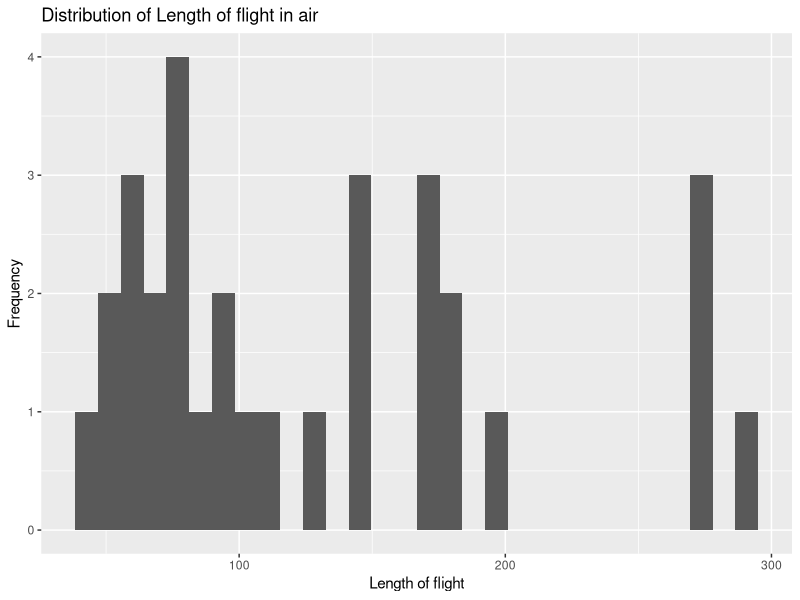
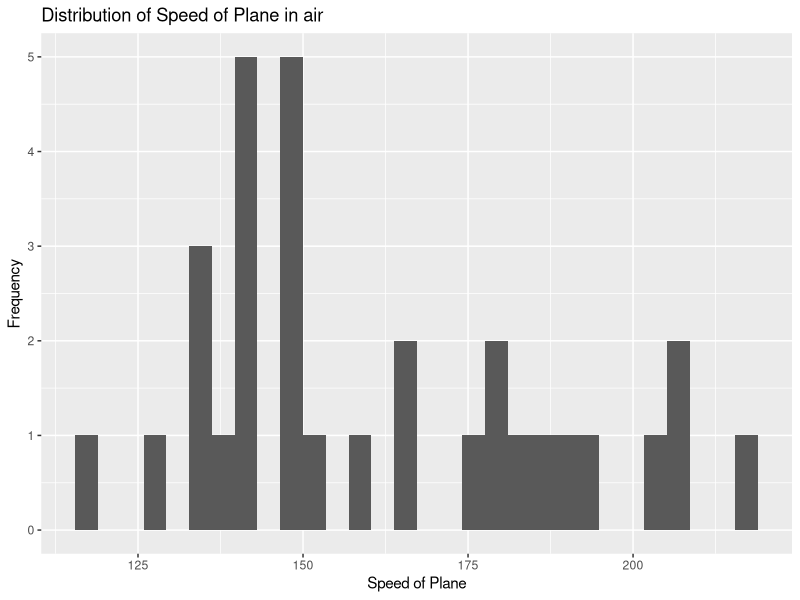
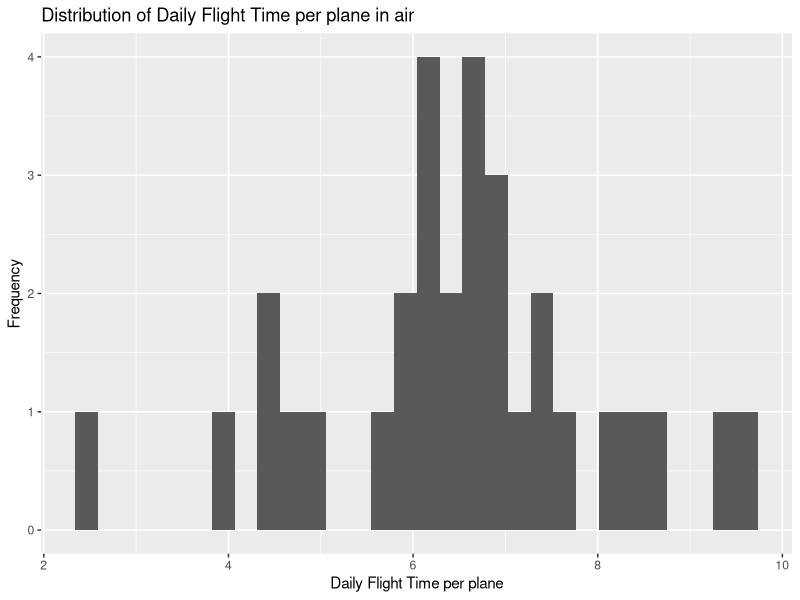
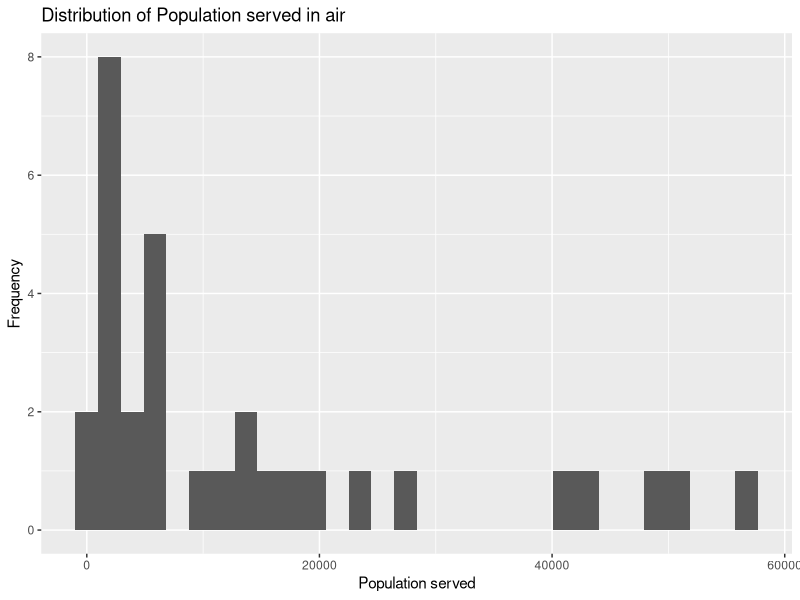
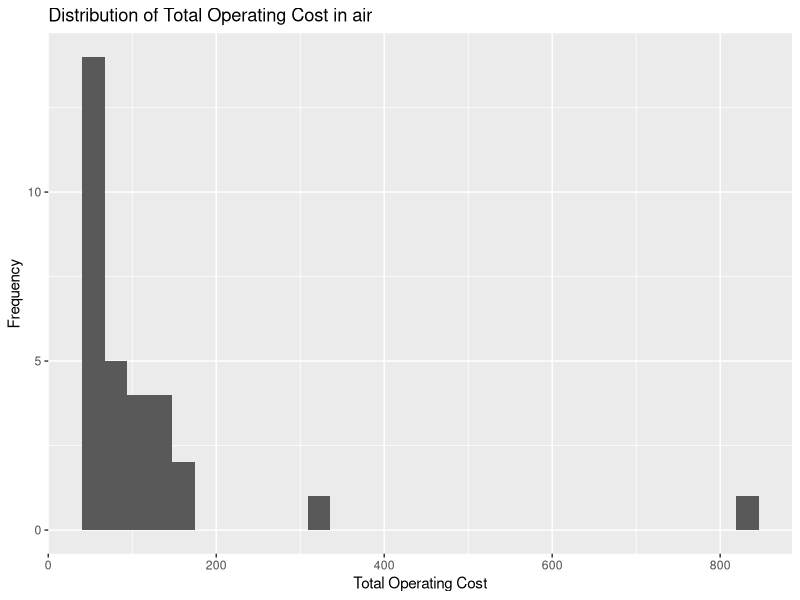
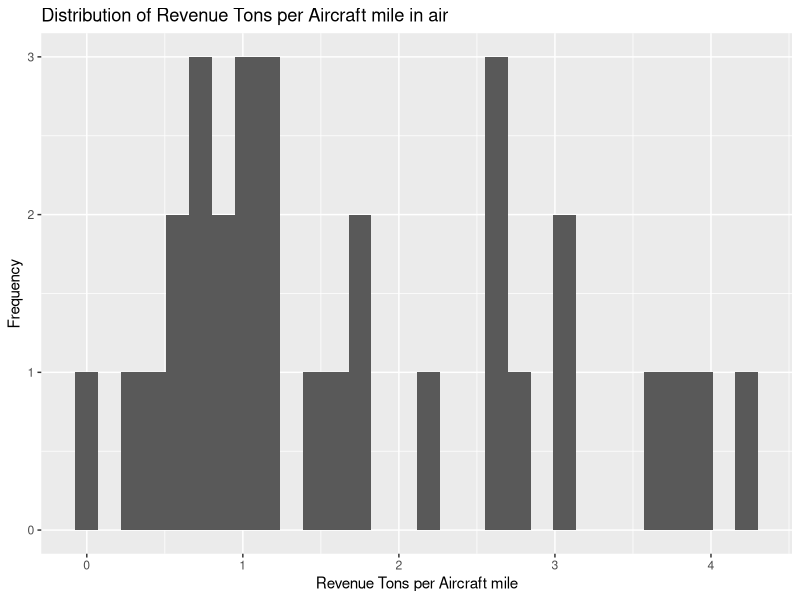
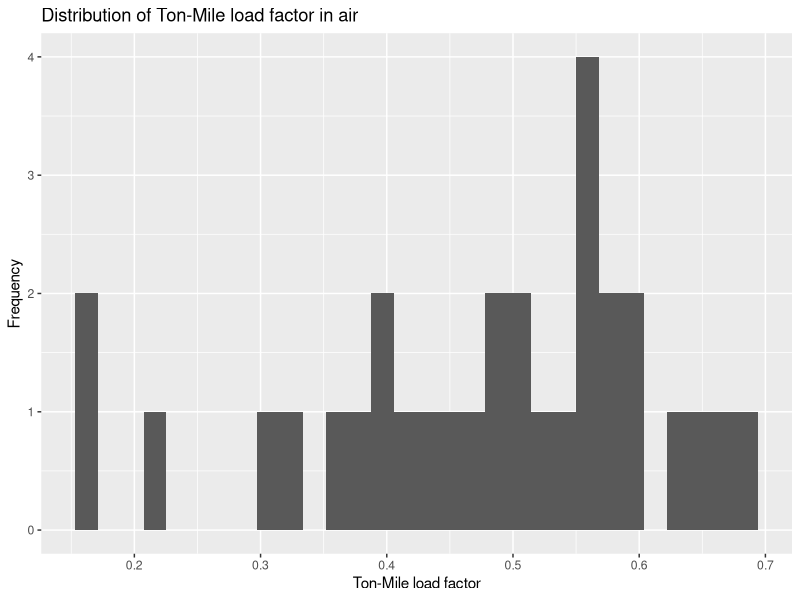
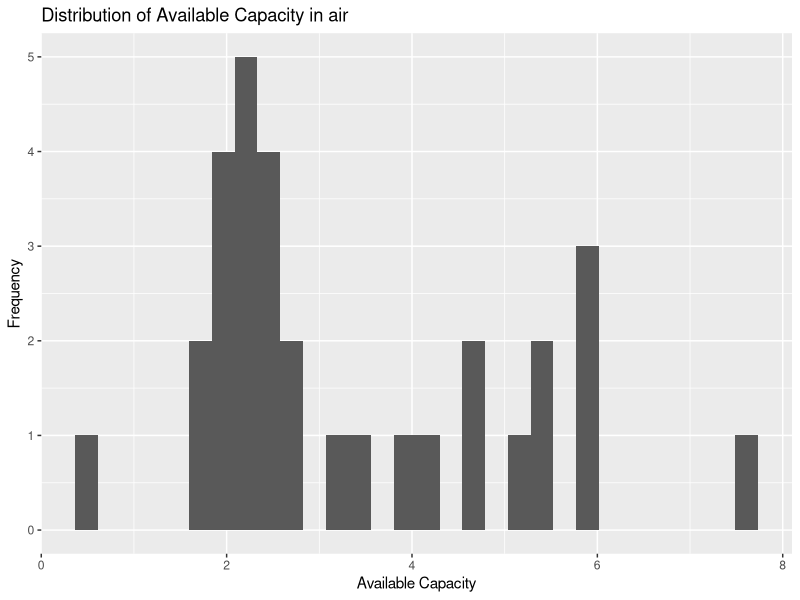

Here is the R script that generated these plots, in order:
## ---- chunk 1
library(tidyverse)
air <- read.delim("air.txt", header=FALSE, sep="")
air
## ---- chunk 2
headers <- c("Airline", "Length of flight", "Speed of Plane", "Daily Flight Time per plane", "Population served", "Total Operating Cost", "Revenue Tons per Aircraft mile", "Ton-Mile load factor", "Available Capacity", "Total Assets", "Investments and Special Funds", "Adjusted Assets")
colnames(air) <- headers
features <- headers[-1]
air

## ---- chunk 3
summarize(air)
## ---- chunk 4
#install.packages("gridExtra")
library(gridExtra)
# Create a list of ggplot objects for each column
for (col in features) {
  
  # Create a ggplot object with the current column
  dist <- ggplot(air, aes(x = get(col))) +
    
    # Add a histogram or density layer depending on your preference
    geom_histogram() +
    #geom_density() +
    
    # Add labels and a title with the current column name
    labs(x = col, y = "Frequency", title = paste("Distribution of", col, "in air"))
    scale_x_log10()
  print(dist)
}

#a faire en log?
## ---- chunk 5
normalize_air <- as.data.frame(scale(air[features], center = FALSE, scale = apply(air[features], 2, max) - apply(air[features], 2, min)))
normalize_air
## ---- chunk 6
for (col in features) {
  
  # Create a ggplot object with the current column
  dist <- ggplot(normalize_air, aes(x = get(col))) +
    
    # Add a histogram or density layer depending on your preference
    geom_histogram() +
    #geom_density() +
    
    # Add labels and a title with the current column name
    labs(x = col, y = "Frequency", title = paste("Distribution of", col, "in air"))
    
  print(dist)
}
## ---- chunk 7
# Perform linear regression on air
model <- lm(`Revenue Tons per Aircraft mile` ~ `Available Capacity`+ `Length of flight` + `Ton-Mile load factor` +`Daily Flight Time per plane` +`Population served` + `Speed of Plane` + `Total Assets` , data = air)

# Print the summary of the model
summary(model)

## ---- chunk 8
# Perform linear regression on scale_air
model_normalize <- lm(`Revenue Tons per Aircraft mile` ~ `Available Capacity`+ `Length of flight` + `Ton-Mile load factor` +`Daily Flight Time per plane` +`Population served` + `Speed of Plane` + `Total Assets` , data = normalize_air)

# Print the summary of the model
summary(model_normalize)
